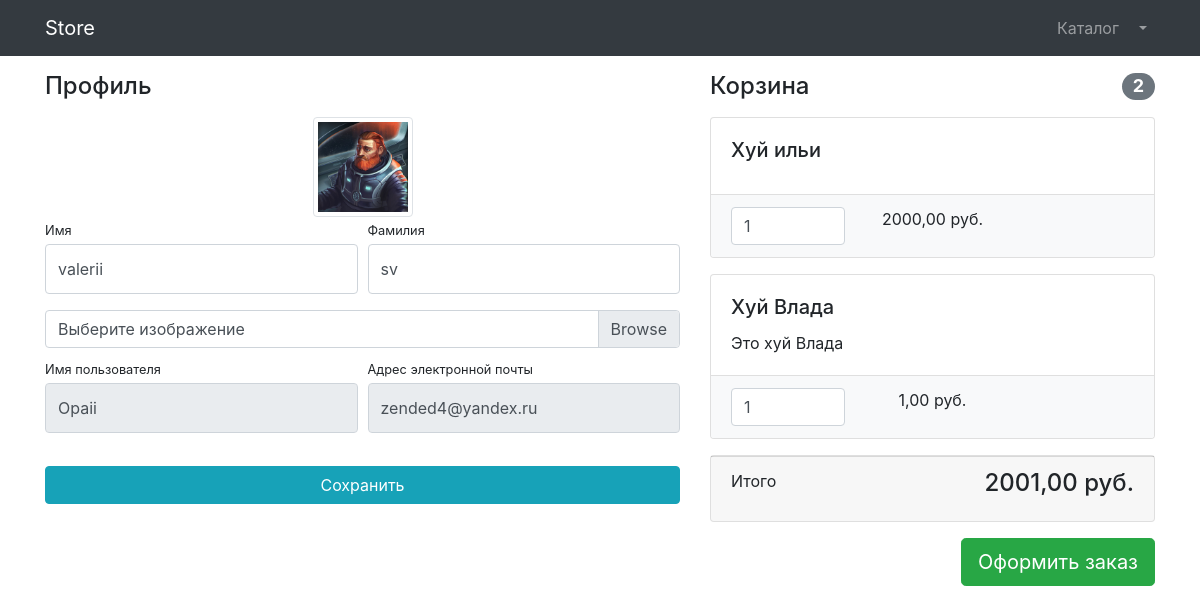
Page /users/profile/1/ (signed in) on the committed database.
### users/models.py (models this page shows)
class User(AbstractUser):
    image = models.ImageField(upload_to='users_image', null=True, blank=True)
    is_verified_email = models.BooleanField(default=False)

### products/models.py (models this page shows, shortened)
class Basket(models.Model):
    user = models.ForeignKey(to=User, on_delete=models.CASCADE)
    product = models.ForeignKey(to=Product, on_delete=models.CASCADE)
    quantity = models.PositiveSmallIntegerField(default=0)
    created_timestamp = models.DateTimeField(auto_now_add=True)
    objects = BasketQuerySet.as_manager()
    def sum(self):
        return self.product.price * self.quantity

class Product(models.Model):
    name = models.CharField(max_length=256, unique=True)
    description = models.TextField(blank=True, null=True)
    price = models.DecimalField(max_digits=9, decimal_places=2)
    quantity = models.PositiveIntegerField(default=0)
    image = models.ImageField(upload_to='products_images')
    category = models.ForeignKey(to=ProductCategory, on_delete=models.PROTECT)
    class Meta:
        verbose_name = 'Продукт'
        verbose_name_plural = 'Продукты'

### users/views.py (the view, shortened to what this page needs)
# urls.py: path('profile/<int:pk>/', login_required(UserProfileView.as_view()), name='profile'),
class UserProfileView(TitleMixin, UpdateView):
    model = User
    form_class = UserProfileForm
    template_name = 'users/profile.html'
    title = 'GG-Профиль'
    def get_context_data(self, **kwargs):
        context = super(UserProfileView, self).get_context_data()
        context['baskets'] = Basket.objects.filter(user=self.object)
        return context

### users/forms.py
class UserProfileForm(UserChangeForm):
    first_name = forms.CharField(widget=forms.TextInput(attrs={'class': 'form-control py-4', }))
    last_name = forms.CharField(widget=forms.TextInput(attrs={'class': 'form-control py-4', }))
    image = forms.ImageField(widget=forms.FileInput(attrs={'class': 'custom-file-input', }), required=False)
    username = forms.CharField(widget=forms.TextInput(attrs={'class': 'form-control py-4', 'readonly': True, }))
    email = forms.CharField(widget=forms.EmailInput(attrs={'class': 'form-control py-4', 'readonly': True, }))
    class Meta:
        model = User
        fields = [
            "first_name",
            "last_name",
            'image',
            "username",
            "email",
        ]

### common/views.py (called while the page is built)
    def get_context_data(self, **kwargs):
        context = super(TitleMixin, self).get_context_data()
        context['title'] = self.title
        return context

### products/models.py (called while the page is built)
    def total_sum(self):
        return sum(basket.sum() for basket in self)

    def total_quantity(self):
        return sum(basket.quantity for basket in self)

### users/templates/users/profile.html (shortened to what this page needs)
{% extends 'products/base.html' %}
{% load static %}
{% block css %}
    <link href="{% static 'vendor/css/profile.css' %}" rel="stylesheet">
{% endblock %}
{% block content %}
    <div class="container">
        <div class="row">
            <div class="col-lg-7">
                <h4 class="mt-3 mb-3">Профиль</h4>
                <div class="col-lg-12 text-center">
                    <img width="100" height="100"
                         src="{% if user.image %} {{ user.image.url }} {% else %} {% static 'vendor/img/users/default_avatar.jpg' %} {% endif %}"
                         class="img-thumbnail">
                </div>
                <form action="{% url 'users:profile' user.id %}" method="post" enctype="multipart/form-data">
                    <div class="form-row">
                        <div class="col-lg-6">
                            <div class="form-group">
                                <label class="small mb-1" for="{{ form.first_name.id_for_label }}">Имя</label>
                                {{ form.first_name }}
                            </div>
                        </div>
                        <div class="col-lg-6">
                            <div class="form-group">
                                <label class="small mb-1" for="{{ form.last_name.id_for_label }}">Фамилия</label>
                                {{ form.last_name }}
                            </div>
                        </div>
                    </div>
                    <div class="form-row mb-2">
                        <div class="col-lg-12">
                            <div class="custom-file">
                                <label class="custom-file-label" for="{{ form.image.id_for_label }}">Выберите
                                    изображение</label>
                            </div>
                        </div>
                    </div>
                    <div class="form-row">
                        <div class="col-lg-6">
                            <label class="small mb-1" for="{{ form.username.id_for_label }}">Имя пользователя</label>
                            {{ form.username }}
                        </div>
                        <div class="col-lg-6">
                            <label class="small mb-1" for="{{ form.email.id_for_label }}">Адрес электронной
                                почты</label>
                            {{ form.email }}
                        </div>
                    </div>
                    <div class="form-row">
                        <div class="col-lg-12" style="margin-top: 33px;">
                            <input class="btn btn-info btn-block" type="submit" value="Сохранить">
                        </div>
                    </div>
                </form>
            </div>
            <div class="col-lg-5">
                {% include 'products/baskets.html' %}
            </div>
        </div>
    </div>
{% endblock %}

### products/templates/products/baskets.html (shortened to what this page needs)
{% if baskets %}
    <h4 class="mt-3 mb-3 d-flex justify-content-between align-items-center mb-3">
        Корзина <span class="badge badge-secondary badge-pill">{{ baskets.total_quantity }}</span>
    </h4>
    {% for basket in baskets %}
        <div class="card mb-3">
            <div class="card-body">
                <h5 class="card-title">{{ basket.product.name }}</h5>
                <p class="card-text">{{ basket.product.description }}</p>
            </div>
            <ul class="list-group list-group-flush">
                <li class="list-group-item bg-light">
                    <div class="row text-center">
                        <div class="col-lg-4">
                            <input name="basketID" type="number" class="form-control"
                                   value="{{ basket.quantity }}" min="0">
                        </div>
                        <div class="col-lg-4">{{ basket.sum }} руб.</div>
                        <div class="col-lg-4">
                        </div>
                    </div>
                </li>
            </ul>
        </div>
    {% endfor %}
    <div class="card mb-3">
        <div class="card-footer">
            <p class="float-left">Итого</p>
            <h4 class="float-right">{{ baskets.total_sum }} руб.</h4>
        </div>
    </div>
    <a class="btn btn-success btn-lg float-right" href="../orders/order-create.html">
        Оформить заказ
    </a>
{% else %}
    <h4 class="mt-3 mb-3 text-center"> Корзина пуста </h4>
{% endif %}

### rows in the picture
User: image (picture), first_name "valerii", last_name "sv", username "Opaii", email "zended4@yandex.ru"
Basket: total_quantity "2", product.name "Хуй ильи", basketID "1", sum "2000,00", total_sum "2001,00"
Basket: product.name "Хуй Влада", product.description "Это хуй Влада", basketID "1", sum "1,00"
